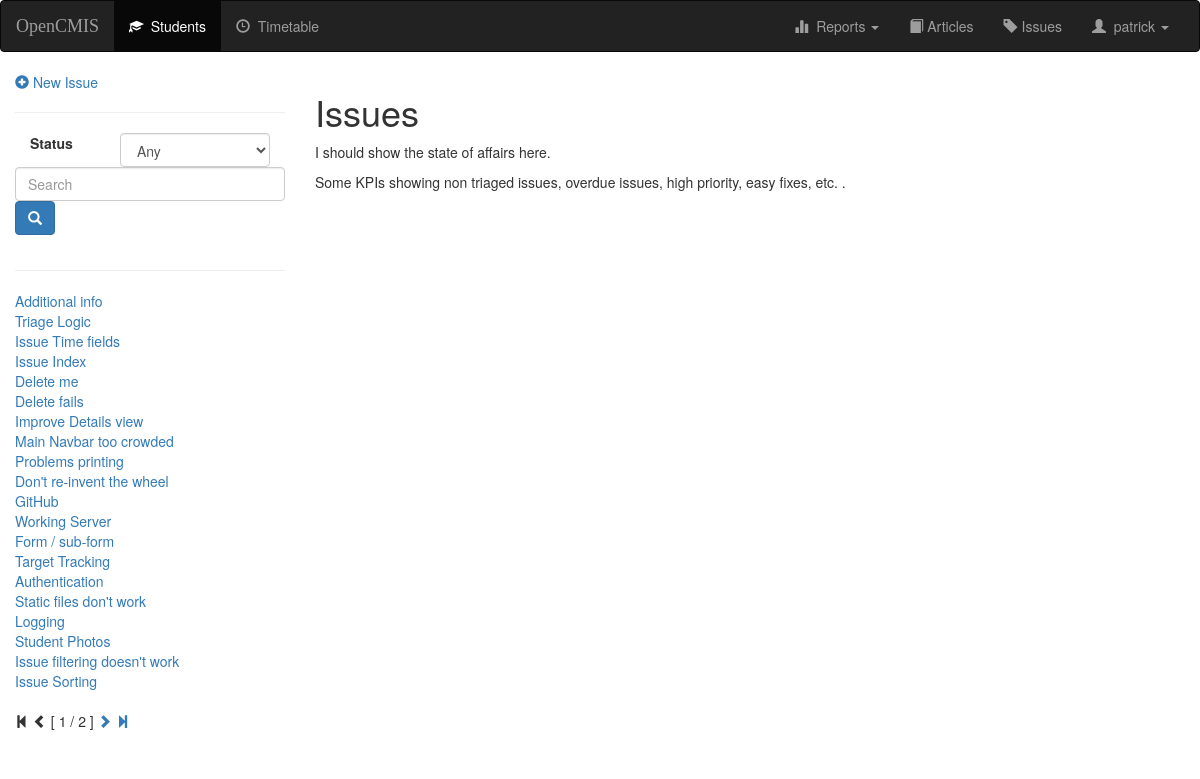
The page /issue/ (signed in) on the database its author committed.
### issues/models.py (models this page shows, shortened)
class Issue(models.Model):
    title = models.CharField(max_length=120, blank=False)
    user = models.ForeignKey(User, on_delete=models.CASCADE)
    summary = models.TextField()
    PRIORITY_CHOICES = (('H', 'High'), ('M', 'Medium'), ('L', 'Low'))
    priority = models.CharField(max_length=1, choices=PRIORITY_CHOICES, default='M')
    SPEED_CHOICES = (('Q', 'Quick'), ('M', 'Medium'), ('S', 'Slow'))
    speed = models.CharField(max_length=1, choices=SPEED_CHOICES, default='M')
    STATUS_CHOICES = (('O', 'Open'), ('C', 'Closed'), ('H', 'On hold'))
    status = models.CharField(max_length=1, choices=STATUS_CHOICES, default='O')
    creation_time = models.DateTimeField(default=timezone.now)
    response_time = models.DateTimeField(null=True, blank=True)
    complete_time = models.DateTimeField(null=True, blank=True)
    def __str__(self):
        return self.title

### issues/views.py (the view)
class Home(LoginRequiredMixin, ListView):
    login_url = reverse_lazy('login')
    model = Issue
    template_name = 'issue/home.html'
    queryset = Issue.objects.all()
    def get_context_data(self, **kwargs):
        context = super(Home, self).get_context_data(**kwargs)
        context['index'] = index_context(self.request)
        return context

### issues/views.py (called while the page is built)
def index_context(request):
    f = request.GET.get('filter')
    if f and f != "Any":
        index = Issue.objects.filter(status=f)
    else:
        index = Issue.objects.all()
    query = request.GET.get('q')
    if query:
        query_list = query.split()
        if len(query_list) == 1:
            print("Query_list = {0}".format(query_list))
            index = index.filter(Q(title__contains=query_list[0]) or Q(summary__contains=query_list[0]))
    paginator = Paginator(index, 20)  # Limit to 20 entries per page, then paginate
    page = request.GET.get('page')
    try:
        index = paginator.page(page)
    except PageNotAnInteger:
        index = paginator.page(1)
    except EmptyPage:
        index = paginator.page(paginator.num_pages)
    return index

### opencmis/templates/issue/home.html (shortened to what this page needs)
{% extends 'issue/issue-base.html' %}
{% block body %}
<h1>Issues</h1>
<p>I should show the state of affairs here.</p>
<p>Some KPIs showing non triaged issues, overdue issues, high priority, easy fixes, etc. .</p>
{% endblock %}

### opencmis/templates/issue/issue-base.html (shortened to what this page needs)
{% extends 'opencmis/base.html' %}
{% block index %}
<div class="hidden-print">
    {% if perms.add_issue %}
        <a href="{% url 'issue:create' %}">
            <span class="glyphicon glyphicon-plus-sign" aria-hidden="true"></span>&nbsp;New Issue
        </a>
        <hr>
    {% endif %}
    <form id="searchform" action="" method="get" accept-charset="utf-8">
        <fieldset>
            <div class="form-group">
                <label class="col-xs-4 col-form-label" for="filter">Status</label>
                <div class="col-xs-8">
                    <select class="form-control" id = "filter" name="filter">
                        <option value="Any">Any</option>
                    </select>
                </div>
                <input class="form-control" id="searchbox" name="q" type="text" placeholder="Search">
                <button class="btn btn-primary" type="submit">
                    <span class="glyphicon glyphicon-search" aria-hidden="true"></span>
                </button>
            </div>
        </fieldset>
    </form>
    <hr>
    {% for i in index %}
        <a href="{% url 'issue:detail' i.id %}">{{i}}</a><br>
    {% empty %}
        <li>What? No issues?</li>
    {% endfor %}
    {% if index.paginator.num_pages != 1 %}
    <div class="pagination">
        <span class="step-links">
            {% if index.has_previous %}
                <a href="?page=1">
                    <span class="glyphicon glyphicon-step-backward" aria-hidden="true"></span>
                </a>
                <a href="?page={{ index.previous_page_number }}">
                    <span class="glyphicon glyphicon-chevron-left" aria-hidden="true"></span>
                </a>
            {% else %}
                <span class="glyphicon glyphicon-step-backward" aria-hidden="true"></span>
                <span class="glyphicon glyphicon-chevron-left" aria-hidden="true"></span>
            {% endif %}
            <span class="current">
                [ {{ index.number }} / {{ index.paginator.num_pages }} ]
            </span>
            {% if index.has_next %}
                <a href="?page={{ index.next_page_number }}">
                    <span class="glyphicon glyphicon-chevron-right" aria-hidden="true"></span>
                </a>
                <a href="?page={{ index.paginator.num_pages }}">
                    <span class="glyphicon glyphicon-step-forward" aria-hidden="true"></span>
                </a>
            {% else %}
                <span class="glyphicon glyphicon-chevron-right" aria-hidden="true"></span>
                <span class="glyphicon glyphicon-step-forward" aria-hidden="true"></span>
            {% endif %}
        </span>
    </div>
    {% endif %}
    </div>
{% endblock %}

### opencmis/templates/opencmis/base.html (shortened to what this page needs)
<!DOCTYPE html>
<html lang="en">
<head>
    {% load staticfiles %}
    <link rel="stylesheet" href="https://maxcdn.bootstrapcdn.com/bootstrap/3.3.7/css/bootstrap.min.css">
    <link rel="stylesheet" type="text/css" href="{% static 'style.css' %}"/>
</head>
<body>
    <nav class="navbar navbar-inverse hidden-print">
        <div class="container-fluid">
            <div class="navbar-header">
                <a class="navbar-brand" href="{% url 'opencmis:dashboard' %}">OpenCMIS</a>
            </div>
            <div class="collapse navbar-collapse" id="topNavBar">
                <ul class="nav navbar-nav">
                    <li class="active">
                        <a href="{% url 'opencmis:index' %}">
                            <span class="glyphicon glyphicon-education" area-hidden="true"></span>&nbsp;&nbsp;Students
                        </a>
                    </li>
                    <li class="">
                        <a href="/timetable/subject/">
                            <span class="glyphicon glyphicon-time" area-hidden="true"></span>&nbsp;&nbsp;Timetable
                        </a>
                    </li>
                </ul>
                <ul class="nav navbar-nav navbar-right">
                    <li class="dropdown">
                        <a href="#" class="dropdown-toggle" data-toggle="dropdown" role="button" aria-haspopup="true"
                           aria-expanded="false"><span class="glyphicon glyphicon-stats" area-hidden="true"></span>&nbsp;&nbsp;Reports <span class="caret"></span></a>
                    </li>
                    <li class="">
                        <a href="/article/">
                            <span class="glyphicon glyphicon-book" area-hidden="true"></span> Articles
                        </a>
                    </li>
                    <li class="">
                        <a href="/issue/">
                            <span class="glyphicon glyphicon-tag" area-hidden="true"></span> Issues
                        </a>
                    </li>
                    <li class="dropdown">
                        <a href="#" class="dropdown-toggle" data-toggle="dropdown" role="button"
                           aria-haspopup="true"
                           aria-expanded="false"><span class="glyphicon glyphicon-user" area-hidden="true"></span>&nbsp;&nbsp;{{user}}
                            <span class="caret"></span></a>
                    </li>
                </ul>
            </div>
        </div>
    </nav>
    <div class="container-fluid">
        <div class="row">
            <div class="col-sm-3">
                <div class="hidden-print">
                    {% block index %}
                    {% endblock %}
                </div>
            </div>
            <div class="col-sm-9">
                {% block body %}
                {% endblock %}
            </div>
        </div>
    </div>
</body>
</html>

### opencmis/static/style.css (style rules this page uses)
.navbar-brand { font-family: Righteous sans-serif; }

### rows shown on the page
Issue: title "Additional info"
Issue: title "Triage Logic"
Issue: title "Issue Time fields"
Issue: title "Issue Index"
Issue: title "Delete me"
Issue: title "Delete fails"
Issue: title "Improve Details view"
Issue: title "Main Navbar too crowded"
Issue: title "Problems printing"
Issue: title "Don't re-invent the wheel"
Issue: title "GitHub"
Issue: title "Working Server"
Issue: title "Form / sub-form"
Issue: title "Target Tracking"
Issue: title "Authentication"
Issue: title "Static files don't work"
Issue: title "Logging"
Issue: title "Student Photos"
Issue: title "Issue filtering doesn't work"
Issue: title "Issue Sorting"

### other values the page prints
{{ user }} "patrick"
{{ index.number }} "1"
{{ index.paginator.num_pages }} "2"
